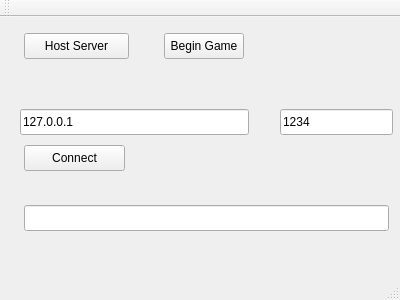
<?xml version="1.0" encoding="UTF-8"?>
<ui version="4.0">
 <class>MainWindow</class>
 <widget class="QMainWindow" name="MainWindow">
  <property name="geometry">
   <rect>
    <x>0</x>
    <y>0</y>
    <width>400</width>
    <height>300</height>
   </rect>
  </property>
  <property name="windowTitle">
   <string>MainWindow</string>
  </property>
  <widget class="QWidget" name="centralWidget">
   <widget class="QPushButton" name="ButtonHostServer">
    <property name="geometry">
     <rect>
      <x>24</x>
      <y>16</y>
      <width>105</width>
      <height>26</height>
     </rect>
    </property>
    <property name="text">
     <string>Host Server</string>
    </property>
   </widget>
   <widget class="QPushButton" name="ButtonConnect">
    <property name="geometry">
     <rect>
      <x>24</x>
      <y>128</y>
      <width>101</width>
      <height>26</height>
     </rect>
    </property>
    <property name="text">
     <string>Connect</string>
    </property>
   </widget>
   <widget class="QLineEdit" name="LineEditHostname">
    <property name="geometry">
     <rect>
      <x>20</x>
      <y>92</y>
      <width>229</width>
      <height>26</height>
     </rect>
    </property>
    <property name="text">
     <string>127.0.0.1</string>
    </property>
   </widget>
   <widget class="QLineEdit" name="LineEditPortnumber">
    <property name="geometry">
     <rect>
      <x>280</x>
      <y>92</y>
      <width>113</width>
      <height>26</height>
     </rect>
    </property>
    <property name="text">
     <string>1234</string>
    </property>
   </widget>
   <widget class="QLineEdit" name="lineEdit">
    <property name="geometry">
     <rect>
      <x>24</x>
      <y>188</y>
      <width>365</width>
      <height>26</height>
     </rect>
    </property>
   </widget>
   <widget class="QPushButton" name="ButtonBeginGame">
    <property name="geometry">
     <rect>
      <x>164</x>
      <y>16</y>
      <width>80</width>
      <height>26</height>
     </rect>
    </property>
    <property name="text">
     <string>Begin Game</string>
    </property>
   </widget>
  </widget>
  <widget class="QMenuBar" name="menuBar">
   <property name="geometry">
    <rect>
     <x>0</x>
     <y>0</y>
     <width>400</width>
     <height>23</height>
    </rect>
   </property>
  </widget>
  <widget class="QToolBar" name="mainToolBar">
   <attribute name="toolBarArea">
    <enum>TopToolBarArea</enum>
   </attribute>
   <attribute name="toolBarBreak">
    <bool>false</bool>
   </attribute>
  </widget>
  <widget class="QStatusBar" name="statusBar"/>
 </widget>
 <layoutdefault spacing="6" margin="11"/>
 <resources/>
 <connections/>
</ui>
